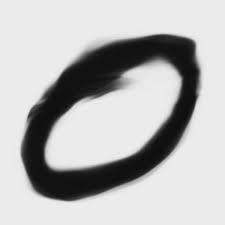
#> input picture numpy-implement/test-images/0.jpeg, 225 x 225 px; its folder holds 4 pictures in this run
$ python predict_image.py
#> lines starting #> are read from the running program, lines starting #| are printed output that depends on the picture
import glob
import cv2
from utils import batchnorm_forward, predict
import numpy as np

# load handwritten digit images from test-images folder
filenames = [img for img in glob.glob("test-images/*")]
filenames.sort()
images = []
names = []
for img in filenames:
    names.append(str(img))
    img_gray = cv2.imread(img, cv2.IMREAD_GRAYSCALE)
#> img_gray is the input picture: shape (225, 225); min 6, max 243, mean 181.8
    img = cv2.resize(img_gray, dsize=(28, 28))
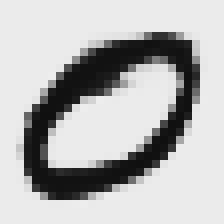
#> img: shape (28, 28) (shown 8 times larger); min 16, max 237, mean 181.6
    img = 255 - img
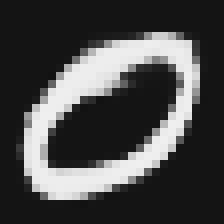
#> img: shape (28, 28) (shown 8 times larger); min 18, max 239, mean 73.4
    images.append(img)
#> pass 2 of the loop `for img in filenames:`:
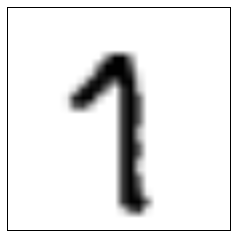
#> input picture numpy-implement/test-images/1.png, 237 x 237 px
#> img_gray is the input picture: shape (237, 237); min 0, max 255, mean 232.6
#> `img = cv2.resize(img_gray, dsize=(28, 28))`:
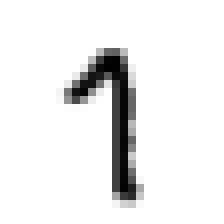
#> img: shape (28, 28) (shown 8 times larger); min 1, max 255, mean 236.5
#> `img = 255 - img`:
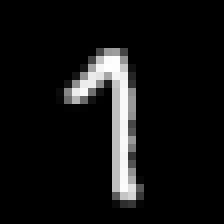
#> img: shape (28, 28) (shown 8 times larger); min 0, max 254, mean 18.5
#> pass 3 of the loop `for img in filenames:`:
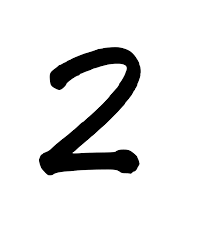
#> input picture numpy-implement/test-images/2.png, 219 x 230 px
#> img_gray is the input picture: shape (230, 219); min 0, max 255, mean 228.1
#> `img = cv2.resize(img_gray, dsize=(28, 28))`:
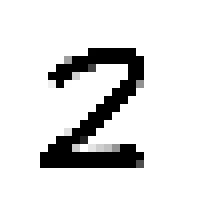
#> img: shape (28, 28) (shown 8 times larger); min 0, max 255, mean 227.5
#> `img = 255 - img`:
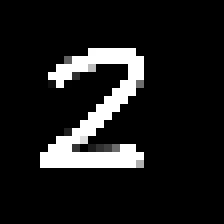
#> img: shape (28, 28) (shown 8 times larger); min 0, max 255, mean 27.5
#> the loop made 4 passes; the first 3 are shown

images = np.reshape(images, (len(images), 28 * 28))
labels = np.array([0, 1, 2, 3, 4, 5, 6, 7, 8, 9])

weights = np.load('weights/weights.npy')
#> (reads numpy-implement/weights/weights.npy from the repository)
#> (the run stopped early here; a loop or call above may not have finished)
